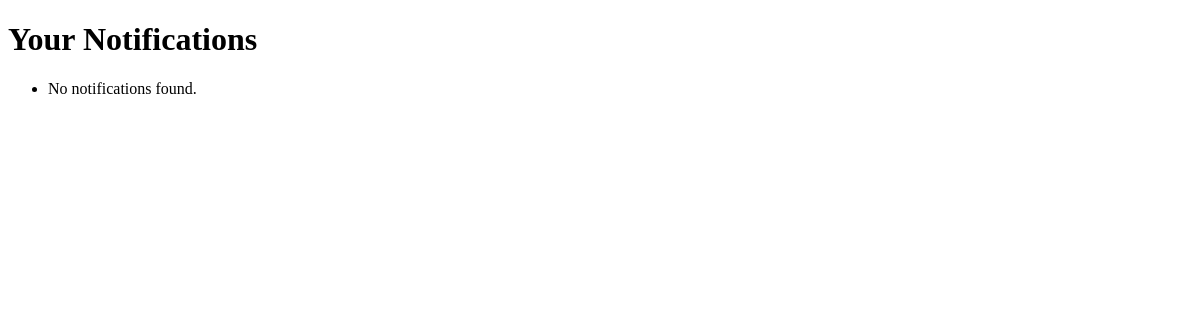
The page /notifications/ (signed in) on the database as committed earlier.
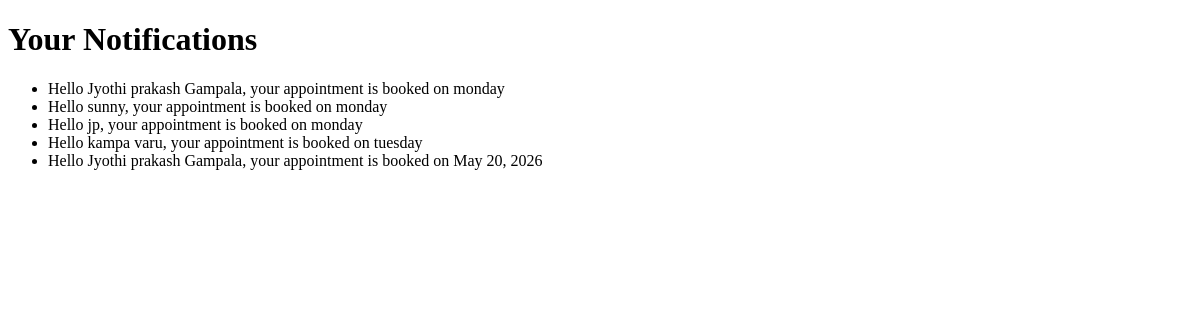
The same page on the database as committed later.
### normal_messages/models.py (models this page shows, shortened)
class Notification(models.Model):
    user = models.ForeignKey(User, on_delete=models.CASCADE, null=True, blank=True)
    name = models.CharField(max_length=100, default='')
    appointment_day = models.CharField(max_length=100, default='')  # Keep for backward compatibility
    appointment_date = models.DateField(null=True, blank=True)  # New date field
    phone = models.CharField(max_length=15, default='')
    email = models.EmailField(default='')
    message = models.TextField(default='')

### normal_messages/views.py (the view)
# urls.py: path('notifications/', views.user_notifications, name='notifications'),
def user_notifications(request):
    if request.user.is_authenticated:
        notifications = Notification.objects.filter(user=request.user)
    else:
        notifications = Notification.objects.none()  # Return empty queryset for unauthenticated users
    return render(request, 'notifications.html', {'notifications': notifications})

### normal_messages/templates/notifications.html (shortened to what this page needs)
<!DOCTYPE html>
<html lang="en">
<head>
</head>
<body>
    <h1>Your Notifications</h1>
    <ul>
        {% for notification in notifications %}
            <li>{{ notification.message }}</li>
        {% empty %}
            <li>No notifications found.</li>
        {% endfor %}
    </ul>
</body>
</html>

Rows that differ between the two databases and show on the page:
added Notification: message "Hello Jyothi prakash Gampala, your appointment is booked on monday"
added Notification: message "Hello sunny, your appointment is booked on monday"
added Notification: message "Hello jp, your appointment is booked on monday"
added Notification: message "Hello kampa varu, your appointment is booked on tuesday"
added Notification: message "Hello Jyothi prakash Gampala, your appointment is booked on May 20, 2026"
Other text that changed with them:
text no longer shown: "No notifications found."
